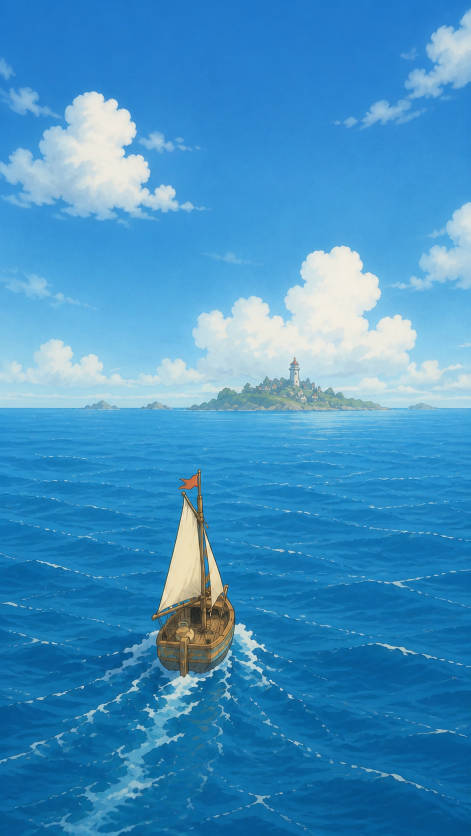
#> input picture upper_scene_9x16.png, 941 x 1672 px (shown at 1/2 size)
$ python make_motion_assets.py
#> lines starting #> are read from the running program, lines starting #| are printed output that depends on the picture
from pathlib import Path
import math

import numpy as np
from PIL import Image


ROOT = Path(__file__).resolve().parent
UPPER = ROOT / "upper_scene_9x16.png"
LOWER = ROOT / "lower_scene_9x16.png"


def normalize(src: Path, dst: Path, size=(1080, 1920)) -> Image.Image:
#> called with size = (1080, 1920)
    image = Image.open(src).convert("RGB").resize(size, Image.Resampling.LANCZOS)
    image.save(dst, quality=95)
    return image


upper = normalize(UPPER, ROOT / "upper_scene_9x16_1080x1920.jpg")
normalize(LOWER, ROOT / "lower_scene_9x16_1080x1920.jpg")
#> call 2 of normalize, with size = (1080, 1920)
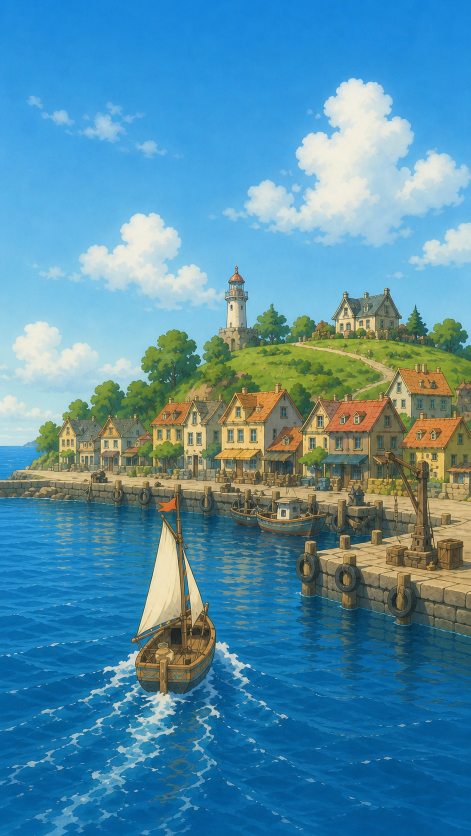
#> input picture lower_scene_9x16.png, 941 x 1672 px (shown at 1/2 size)


# Build a compact 9:16 looping GIF. The base image receives a gentle camera/boat bob,
# a tiny roll, and phase-shifted horizontal water displacement that makes the wake and
# wave texture feel alive without changing the illustration's content.
W, H = 1080, 1920
base = upper.resize((W, H), Image.Resampling.LANCZOS)
base_array = np.asarray(base).astype(np.float32)
frames = []
frame_count = 12
water_start = int(H * 0.47)

for index in range(frame_count):
    phase = 2.0 * math.pi * index / frame_count

    # Subtle forward glide and rocking motion.
    zoom = 1.0 + 0.008 * math.sin(phase)
    scaled = base.resize((round(W * zoom), round(H * zoom)), Image.Resampling.BICUBIC)
    left = (scaled.width - W) // 2 + round(1.5 * math.sin(phase))
    top = (scaled.height - H) // 2 + round(2.0 * math.cos(phase))
    moving = Image.new("RGB", (W, H))
    moving.paste(scaled, (-left, -top))
    moving = moving.rotate(0.45 * math.sin(phase), resample=Image.Resampling.BICUBIC)
    moving = moving.resize((W, H), Image.Resampling.BICUBIC)

    arr = np.asarray(moving).astype(np.float32)
    y = np.arange(H)[:, None]
    x = np.arange(W)[None, :]
    water_amount = np.clip((y - water_start) / 70.0, 0.0, 1.0)
    horizontal = water_amount * (5.0 * np.sin(phase * 1.25 + y * 0.055))
    vertical = water_amount * (2.4 * np.sin(phase * 1.7 + y * 0.035))
    source_y = np.clip(np.rint(y + vertical), 0, H - 1).astype(np.int32)
    source_x = np.clip(np.rint(x + horizontal), 0, W - 1).astype(np.int32)
    warped = arr[source_y, source_x]
    arr = arr * (1.0 - water_amount[:, :, None]) + warped * water_amount[:, :, None]

    # Slightly vary water brightness with the wave phase for animated glints.
    glint = (0.985 + 0.02 * np.sin(phase * 1.4 + y * 0.045))[:, :, None]
    arr[water_start:] = np.clip(arr[water_start:] * glint[water_start:], 0, 255)
    frames.append(Image.fromarray(np.clip(arr, 0, 255).astype(np.uint8), "RGB"))
#> this loop made 12 passes
#> pass 1, `moving = moving.rotate(0.45 * math.sin(phase), resample=Image.Resampli..`:
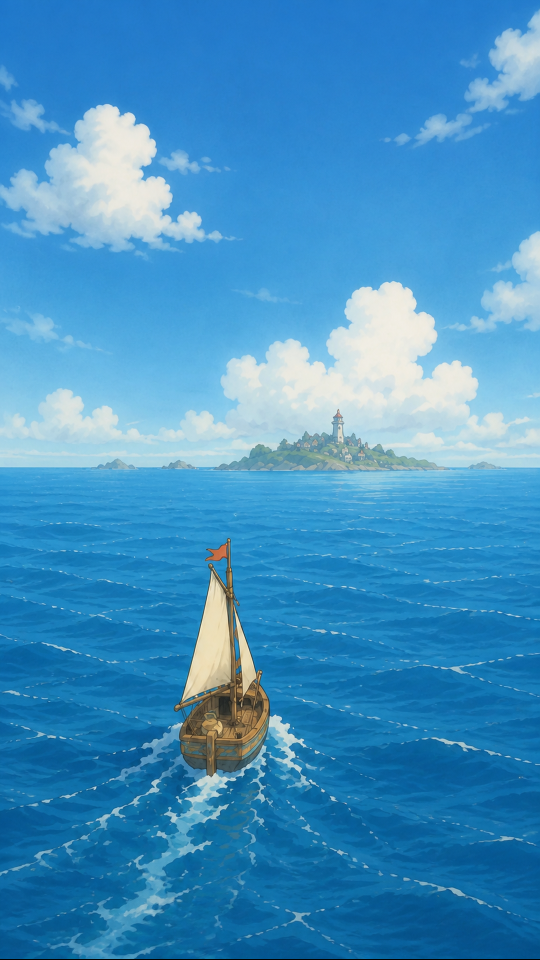
#> moving: PIL image 1080x1920 RGB (shown at 1/2 size); mean R, G, B 66.2, 145, 194.9
#> pass 1, `warped = arr[source_y, source_x]`:
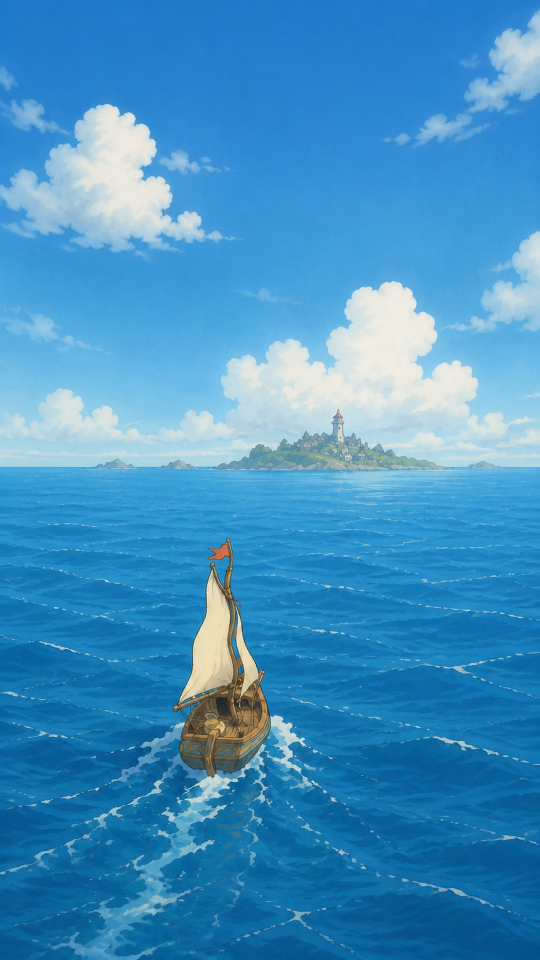
#> warped: shape (1920, 1080, 3) float32 (shown at 1/2 size); mean R, G, B 66.1, 145.1, 195
#> after the loop:
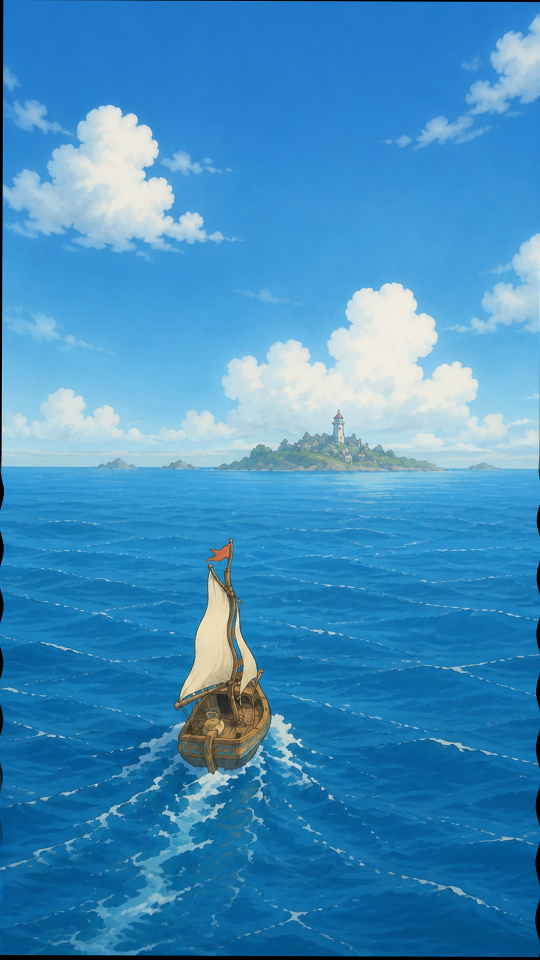
#> arr: shape (1920, 1080, 3) float64 (shown at 1/2 size); mean R, G, B 64.8, 142.3, 191.3
#> after the loop:
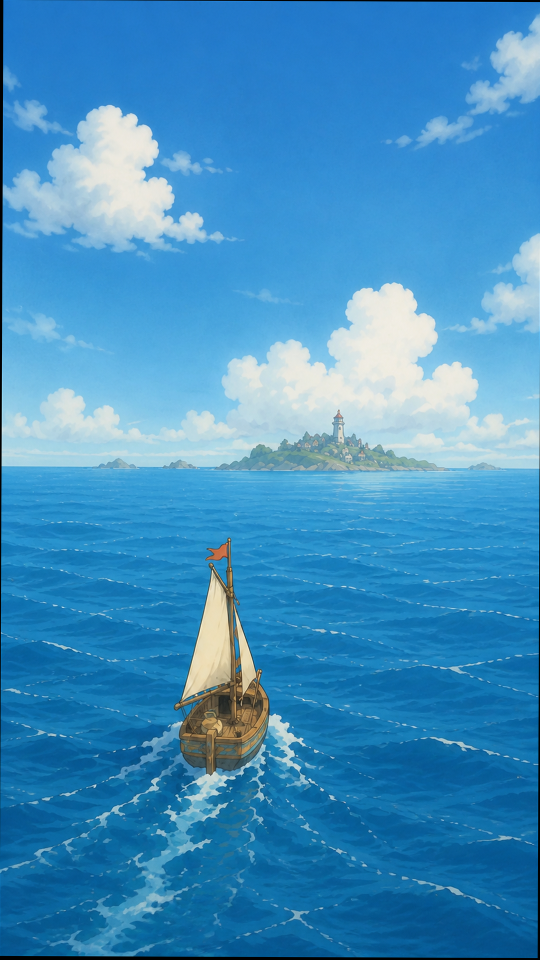
#> moving: PIL image 1080x1920 RGB (shown at 1/2 size); mean R, G, B 65.2, 143.5, 193
#> after the loop, frames = 12 items


gif_path = ROOT / "upper_scene_motion_9x16.gif"
frames[0].save(
    gif_path,
    save_all=True,
    append_images=frames[1:],
    duration=90,
    loop=0,
    optimize=True,
    disposal=2,
)

print(f"created {gif_path}")
print(f"still size: {upper.size}; gif size: {frames[0].size}; frames: {len(frames)}")
#| still size: (1080, 1920); gif size: (1080, 1920); frames: 12
